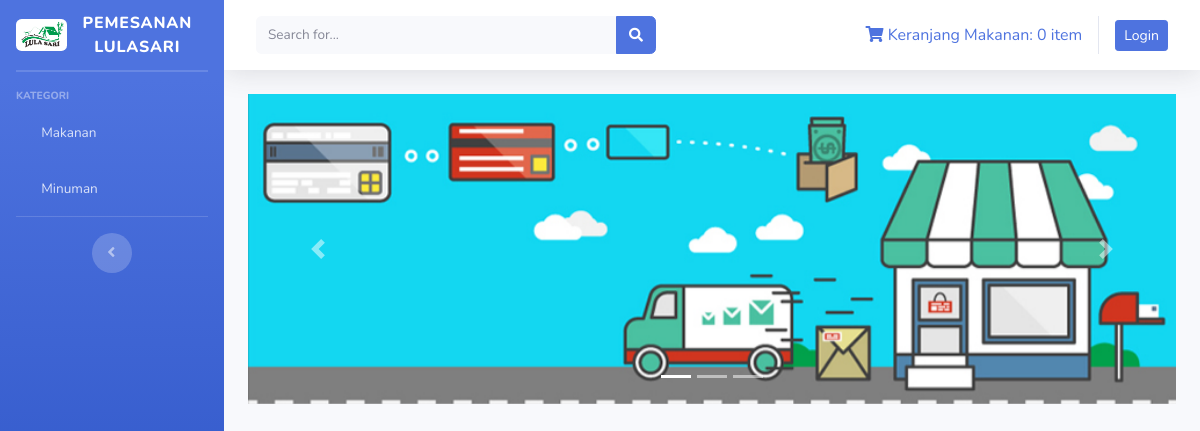
/index.php/kategori/minuman, run on an earlier commit of the app's database.
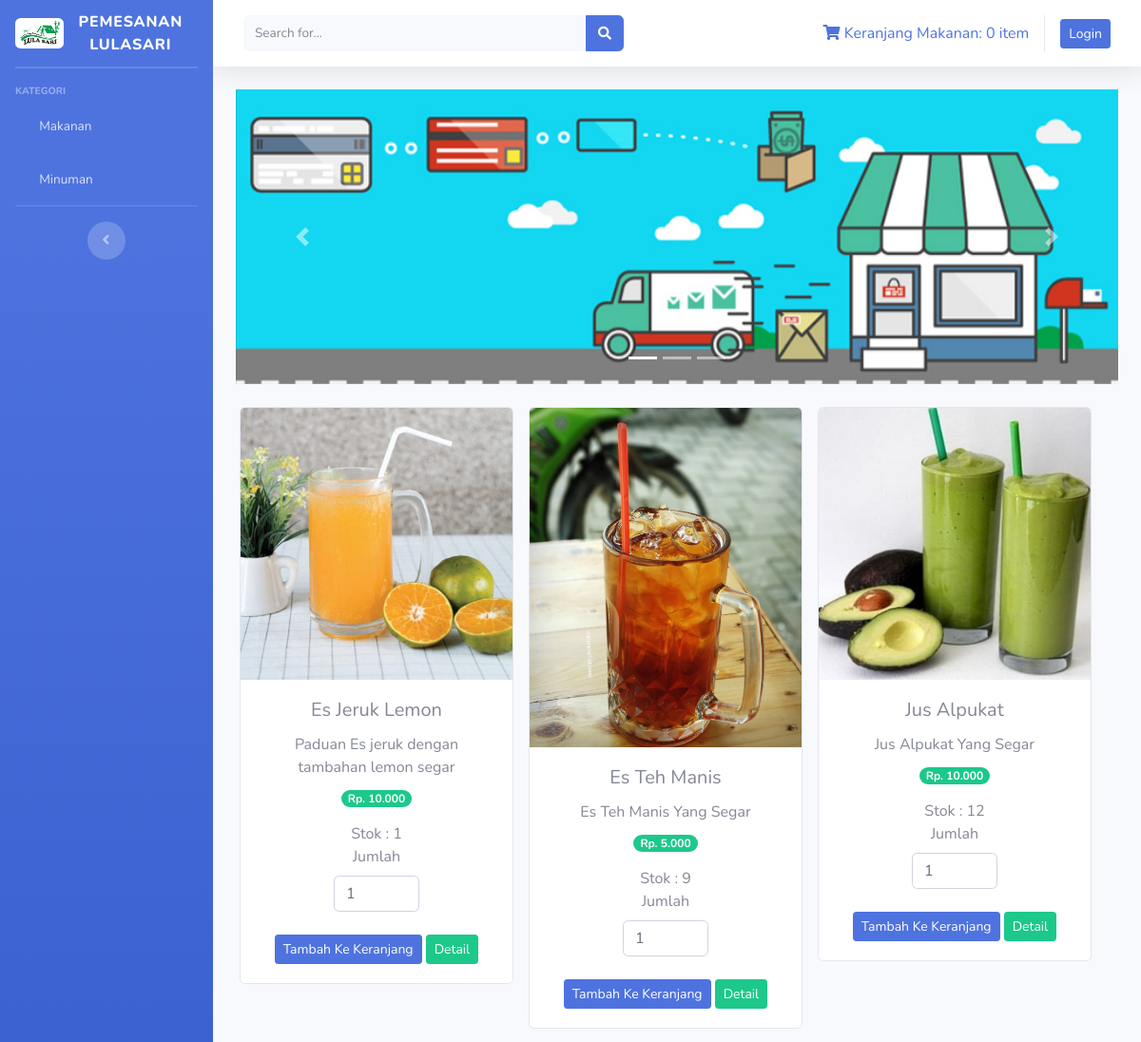
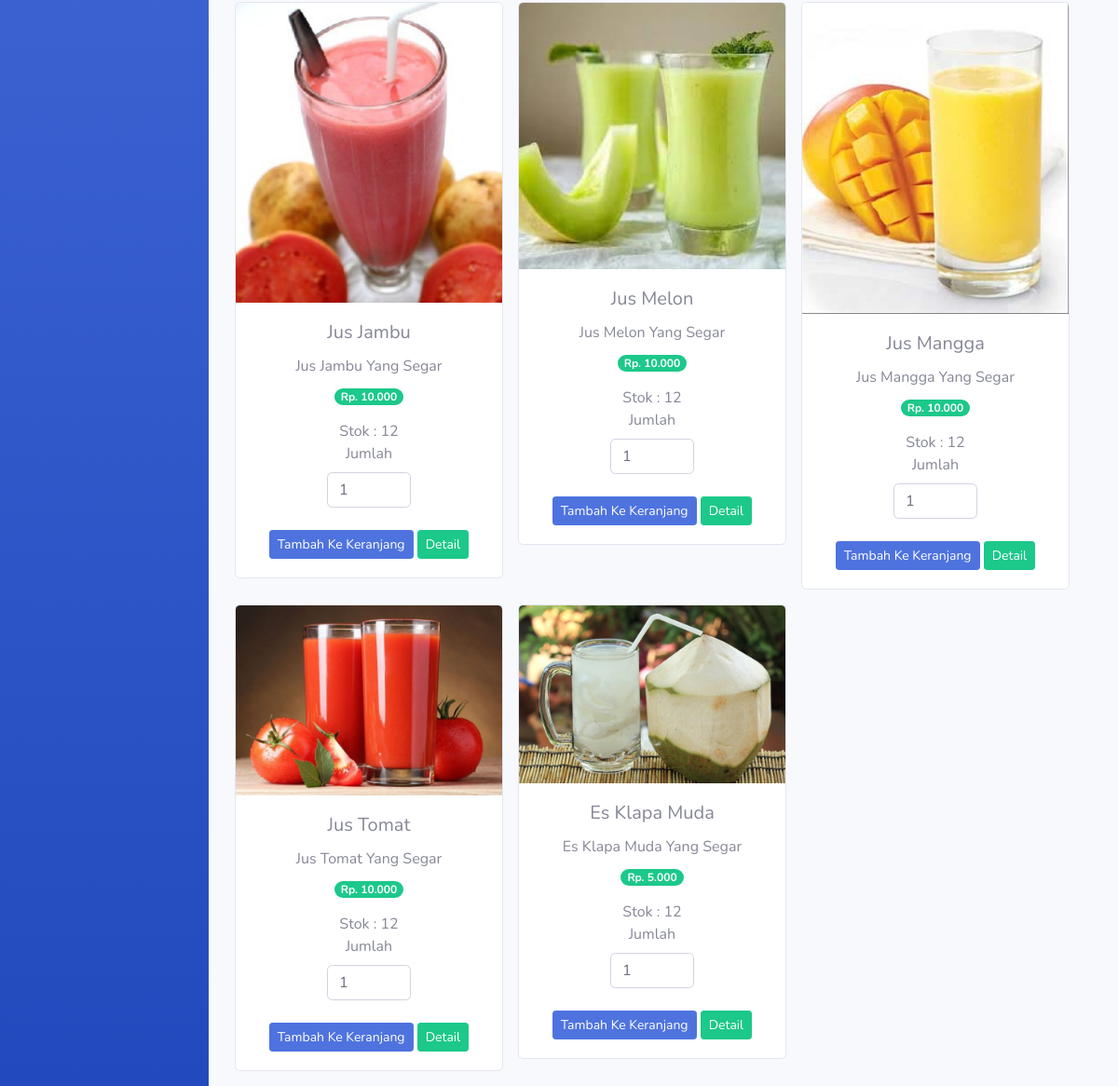
And on a later commit of the database (2 pictures, top to bottom).
### tables this page shows
CREATE TABLE `tb_makmin` (
  `id_makmin` int(11) NOT NULL,
  `nama_makmin` varchar(120) NOT NULL,
  `keterangan` varchar(225) NOT NULL,
  `kategori` varchar(60) NOT NULL,
  `harga` int(11) NOT NULL,
  `stok` int(3) NOT NULL,
  `gambar` text NOT NULL
);

### application/controllers/kategori.php (called while the page is built, shortened)
<?php
class Kategori extends CI_Controller{
    public function minuman(){
        $where = array('stok !=' => 0,
                        'kategori' => 'Minuman'
    );
        $data['minuman'] = $this->model_kategori->data_minuman($where)->result();
        $this->load->view('templates/header');
        $this->load->view('templates/sidebar');
        $this->load->view('minuman', $data);
        $this->load->view('templates/footer');
    }
}

### index.php (called while the page is built, shortened)
<?php
require_once BASEPATH.'core/CodeIgniter.php';

### application/models/model_kategori.php (called while the page is built, shortened)
<?php
class Model_kategori extends CI_Model{
    public function data_minuman($where){
        return $this->db->get_where('tb_makmin', $where);
    }
}

### application/views/minuman.php (the view, shortened to what this page needs)
<div class="container-fluid">
<div id="carouselExampleIndicators" class="carousel slide" data-ride="carousel">
  <ol class="carousel-indicators">
    <li data-target="#carouselExampleIndicators" data-slide-to="0" class="active"></li>
    <li data-target="#carouselExampleIndicators" data-slide-to="1"></li>
    <li data-target="#carouselExampleIndicators" data-slide-to="2"></li>
  </ol>
  <div class="carousel-inner">
    <div class="carousel-item active">
      <img src="<?php echo base_url('assets/img/slider1.jpg') ?>" class="d-block w-100" alt="...">
    </div>
  </div>
  <a class="carousel-control-prev" href="#carouselExampleIndicators" role="button" data-slide="prev">
    <span class="carousel-control-prev-icon" aria-hidden="true"></span>
  </a>
  <a class="carousel-control-next" href="#carouselExampleIndicators" role="button" data-slide="next">
    <span class="carousel-control-next-icon" aria-hidden="true"></span>
  </a>
</div>
<div class="row text-center mt-4">
<?php  foreach ($minuman as $makmin) : ?>
<form action="<?php echo base_url('dashboard/tambah_ke_keranjang') ?>" method="post">
    <div class="card ml-3 mb-3" style="width: 18rem;">
        <img src="<?php echo base_url().'/uploads/'.$makmin->gambar ?>" class="card-img-top img-fluid" alt="...">
        <div class="card-body">
            <h5 class="card-title"><?php echo $makmin->nama_makmin ?></h5>
            <p class="card-text mb-2"><?php echo $makmin->keterangan ?></p>
            <span class="badge badge-pill badge-success mb-3">Rp. <?php echo number_format($makmin->harga, 0,',','.') ?></span><br>
            <span>Stok : <?php echo $makmin->stok ?></span><br>
            <label>Jumlah</label>
            <div class="row">
            <div class="col-md-4"></div>
            <input type="number" name="jumlah" value="1" class="form-control col-md-4"><br>
            <div class="col-md-4"></div>
            </div>
            <br>
            <button type="submit" class="btn btn-primary btn-sm">Tambah Ke Keranjang</button>
            <?php echo anchor('welcome/detail/'.$makmin->id_makmin, '<div class="btn btn-success btn-sm">Detail</div>') ?>
        </div>
    </div>
    </form>
<?php endforeach; ?>
    </div>
</div>

### application/views/templates/header.php (shortened to what this page needs)
<!DOCTYPE html>
<html lang="en">
<head>
 <link href="<?php echo base_url() ?>assets/vendor/fontawesome-free/css/all.min.css" rel="stylesheet" type="text/css">
  <link href="<?php echo base_url() ?>assets/css/sb-admin-2.min.css" rel="stylesheet">
</head>

### application/views/templates/sidebar.php (shortened to what this page needs)
<body id="page-top">
  <div id="wrapper">
    <ul class="navbar-nav bg-gradient-primary sidebar sidebar-dark accordion" id="accordionSidebar">
      <a class="sidebar-brand d-flex align-items-center justify-content-center" href="<?php echo base_url('welcome/index'); ?>">
        <div class="sidebar-brand-icon">
        <img src="<?php echo base_url().'/uploads/lulasaribg.png' ?>" alt="" class="img-fluid rounded">
        </div>
        <div class="sidebar-brand-text mx-3">PEMESANAN LULASARI</div>
      </a>
      <hr class="sidebar-divider my-0">
      <hr class="sidebar-divider">
      <div class="sidebar-heading">
        KATEGORI
      </div>
      <li class="nav-item">
        <a class="nav-link" href="<?php echo base_url('kategori/makanan') ?>">
          <span>Makanan</span></a>
      </li>
      <li class="nav-item">
        <a class="nav-link" href="<?php echo base_url('kategori/minuman') ?>">
          <span>Minuman</span></a>
      </li>
      <hr class="sidebar-divider d-none d-md-block">
      <div class="text-center d-none d-md-inline">
        <button class="rounded-circle border-0" id="sidebarToggle"></button>
      </div>
    </ul>
    <div id="content-wrapper" class="d-flex flex-column">
      <div id="content">
        <nav class="navbar navbar-expand navbar-light bg-white topbar mb-4 static-top shadow">
          <form class="d-none d-sm-inline-block form-inline mr-auto ml-md-3 my-2 my-md-0 mw-100 navbar-search">
            <div class="input-group">
              <input type="text" class="form-control bg-light border-0 small" placeholder="Search for..." aria-label="Search" aria-describedby="basic-addon2">
              <div class="input-group-append">
                <button class="btn btn-primary" type="button">
                  <i class="fas fa-search fa-sm"></i>
                </button>
              </div>
            </div>
          </form>
          <ul class="navbar-nav ml-auto">
           <div class="navbar">
            <ul class="nav navbar-nav navbar-right">
            <li>
            <?php $keranjang='<i class="fas fa-shopping-cart"></i> Keranjang Makanan: '.$this->cart->total_items().' item'; ?>
            <?php echo anchor('dashboard/detail_keranjang', $keranjang); ?>
            </li>
            </ul>
            <ul class="nav navbar-right navbar-nav">
            <?php if($this->session->userdata('username')){ ?>
            <li class="nav-item dropdown no-arrow">
            <a class="nav-link dropdown-toggle" href="#" id="userDropdown" role="button" data-toggle="dropdown" aria-haspopup="true" aria-expanded="false">
              <span class="mr-2 d-none d-lg-inline text-gray-600 small"><?php echo $this->session->userdata('username'); ?></span>
              <img class="img-profile rounded-circle" src="<?php echo base_url().'/uploads/'.$this->session->userdata('gambar');  ?>">
            </a>
            <div class="dropdown-menu dropdown-menu-right shadow animated--grow-in" aria-labelledby="userDropdown">
              <?php if($this->session->userdata('role_id')==1){ ?>
                <a class="dropdown-item" href="<?php echo base_url('admin/profil') ?>">
                <i class="fas fa-user fa-sm fa-fw mr-2 text-gray-400"></i>
                Profile
              </a>
            <?php  }else{?>
              <a class="dropdown-item" href="<?php echo base_url('user/profil') ?>">
                <i class="fas fa-user fa-sm fa-fw mr-2 text-gray-400"></i>
                Profile
              </a>
              <?php };?>
              <?php if($this->session->userdata('role_id')== 1){ ?>
              <a class="dropdown-item" href="<?php echo base_url('admin/invoice') ?>">
                <i class="fas fa-cogs fa-sm fa-fw mr-2 text-gray-400"></i>
                Dashboard
              </a>
              <?php }else{ ?>
                <a class="dropdown-item" href="<?php echo base_url('user/pesanan') ?>">
                <i class="fas fa-cogs fa-sm fa-fw mr-2 text-gray-400"></i>
                Pesanan
              </a>
              <?php }; ?>
              <div class="dropdown-divider"></div>
              <a class="dropdown-item" href="#" data-toggle="modal" data-target="#logoutModal">
                <i class="fas fa-sign-out-alt fa-sm fa-fw mr-2 text-gray-400"></i>
                Logout
              </a>
            </div>
          </li>
            <?php }else{?>
            <li><?php echo anchor('auth/login', '<div class="btn btn-primary btn-sm">Login</div>'); ?></li>
            <?php }?>
            </ul>
          </ul>
 </nav>

### application/views/templates/footer.php (shortened to what this page needs)
</body>
</html>

What changed in the data, as far as the page shows it:
added tb_makmin: gambar (picture), nama_makmin "Es Jeruk Lemon", keterangan "Paduan Es jeruk dengan tambahan lemon segar", harga "10.000", stok "1", id_makmin "Detail"
added tb_makmin: gambar (picture), nama_makmin "Es Teh Manis", keterangan "Es Teh Manis Yang Segar", harga "5.000", stok "9", id_makmin "Detail"
added tb_makmin: gambar (picture), nama_makmin "Jus Alpukat", keterangan "Jus Alpukat Yang Segar", harga "10.000", stok "12", id_makmin "Detail"
added tb_makmin: gambar (picture), nama_makmin "Jus Jambu", keterangan "Jus Jambu Yang Segar", harga "10.000", stok "12", id_makmin "Detail"
added tb_makmin: gambar (picture), nama_makmin "Jus Melon", keterangan "Jus Melon Yang Segar", harga "10.000", stok "12", id_makmin "Detail"
added tb_makmin: gambar (picture), nama_makmin "Jus Mangga", keterangan "Jus Mangga Yang Segar", harga "10.000", stok "12", id_makmin "Detail"
added tb_makmin: gambar (picture), nama_makmin "Jus Tomat", keterangan "Jus Tomat Yang Segar", harga "10.000", stok "12", id_makmin "Detail"
added tb_makmin: gambar (picture), nama_makmin "Es Klapa Muda", keterangan "Es Klapa Muda Yang Segar", harga "5.000", stok "12", id_makmin "Detail"
